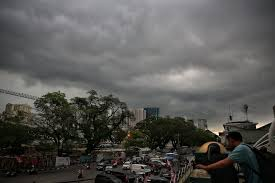
#> input picture pertemuan4/mendung.jpg, 275 x 183 px
$ python ekualisasi.py
#> lines starting #> are read from the running program, lines starting #| are printed output that depends on the picture
import cv2
import numpy as np
import matplotlib.pyplot as plt

image_sumber = cv2.imread('mendung.jpg', 0)
#> image_sumber: shape (183, 275); min 0, max 250, mean 85.7
histogram_img_sumber, batasan_img_sumber = np.histogram(image_sumber.flatten(), 256, [0, 256])
#> histogram_img_sumber = 256 values, max 626 at index 0, min 0 at index 203, mean 196.6; batasan_img_sumber = 257 values from 0 to 256
gambar_ekualisasi = cv2.equalizeHist(image_sumber)
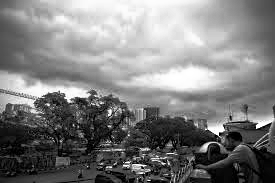
#> gambar_ekualisasi: shape (183, 275); min 0, max 255, mean 126.8
histogram_img_ekualisasi, batasan_img_ekualisasi = np.histogram(gambar_ekualisasi.flatten(), 256, [0, 256])
#> histogram_img_ekualisasi = 256 values, max 626 at index 0, min 0 at index 4, mean 196.6; batasan_img_ekualisasi = 257 values from 0 to 256

plt.figure(figsize=(10, 5))
plt.subplot(2, 2, 1)
plt.imshow(image_sumber, cmap='gray')
plt.title('Gambar Asli')

plt.subplot(2, 2, 2)
plt.plot(histogram_img_sumber)
plt.title('Histogram Gambar Asli')

plt.subplot(2, 2, 3)
plt.imshow(gambar_ekualisasi, cmap='gray')
plt.title('Gambar Hasil Ekualisasi')

plt.subplot(2, 2, 4)
plt.plot(histogram_img_ekualisasi)
plt.title('Histogram Gambar Hasil Ekualisasi')

plt.tight_layout()
plt.show()
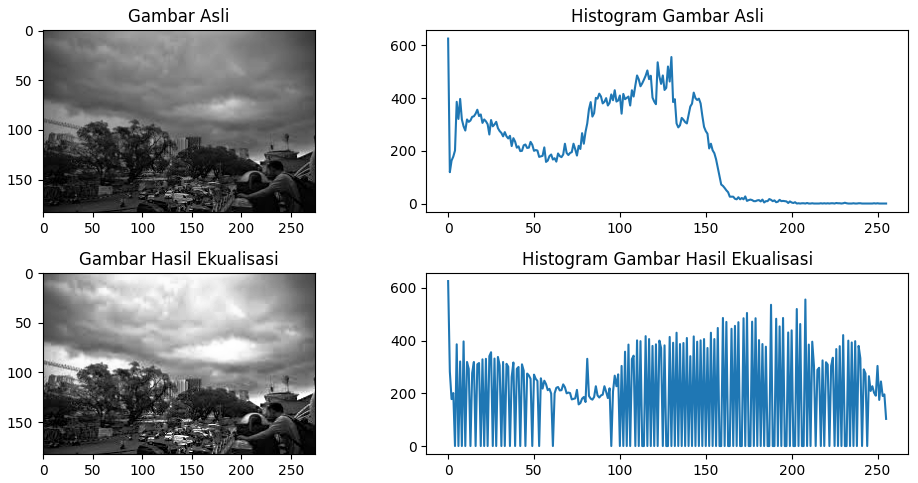
#> figure drawn by matplotlib, 4 panels; panel 2: curve peaks at x = 0, y = 626; panel 4: curve peaks at x = 0, y = 626
